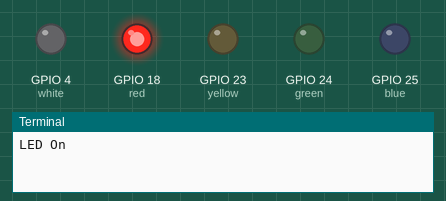
Simulated run of this program. Board: Raspberry Pi (BCM pin numbers). Parts: output pins drawn as LEDs (lit = HIGH), the last lines printed to the terminal. At 5.0 s the program stops and its outputs stay as they are.

Above: at 0.1 s.
At 1.1 s:
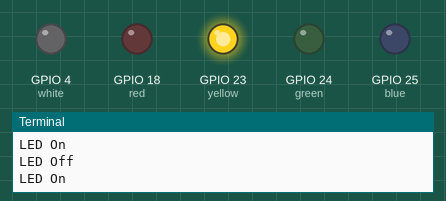
At 2.1 s:
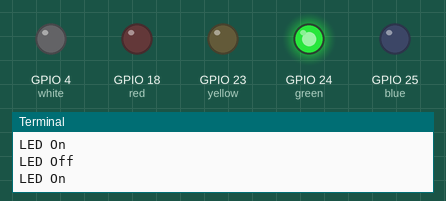
At 3.1 s:
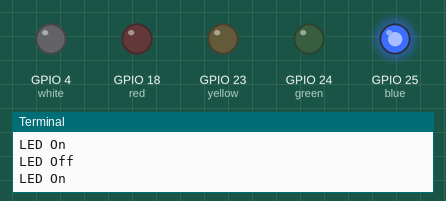
At 4.1 s:
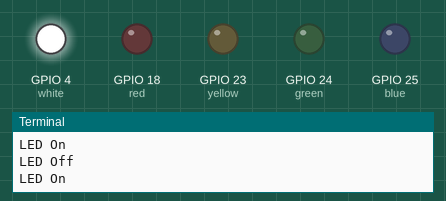
At 5.1 s:
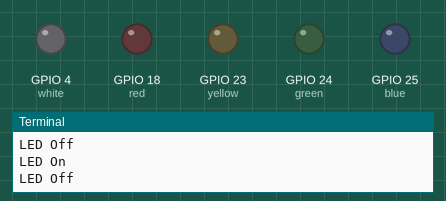
Timing chart, 0 to 6.5 s (numbered marks = the images above):
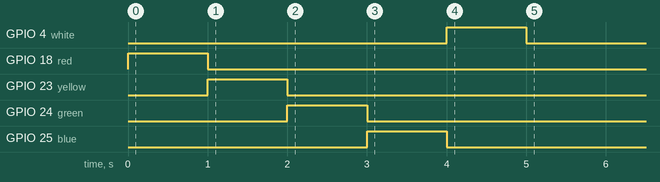

Measured:
- by itself, GPIO 4 (white): LOW → HIGH at 4.0 s, → LOW 1.0 s later
- by itself, GPIO 18 (red): LOW → HIGH at 0.00 s, → LOW 1.0 s later
- by itself, GPIO 23 (yellow): LOW → HIGH at 1.0 s, → LOW 1.0 s later
- by itself, GPIO 24 (green): LOW → HIGH at 2.0 s, → LOW 1.0 s later
- by itself, GPIO 25 (blue): LOW → HIGH at 3.0 s, → LOW 1.0 s later

The program:

flash-led.py
```python
import led_functions as lf

red = 18
yellow = 23
green = 24
blue = 25
white = 4

lf.setup(red)
lf.setup(yellow)
lf.setup(green)
lf.setup(blue)
lf.setup(white)

lf.flash(red)
lf.flash(yellow)
lf.flash(green)
lf.flash(blue)
lf.flash(white)
```

led_functions.py
```python
import RPi.GPIO as GPIO
import time
GPIO.setmode(GPIO.BCM)
GPIO.setwarnings(False)

def setup(color):
	GPIO.setup(color,GPIO.OUT)

def turn_on(color):
	GPIO.output(color,GPIO.HIGH)
	print "LED On"

def turn_off(color):
	GPIO.output(color,GPIO.LOW)
	print "LED Off"

def flash(color):
	turn_on(color)
	time.sleep(1)
	turn_off(color)
```
